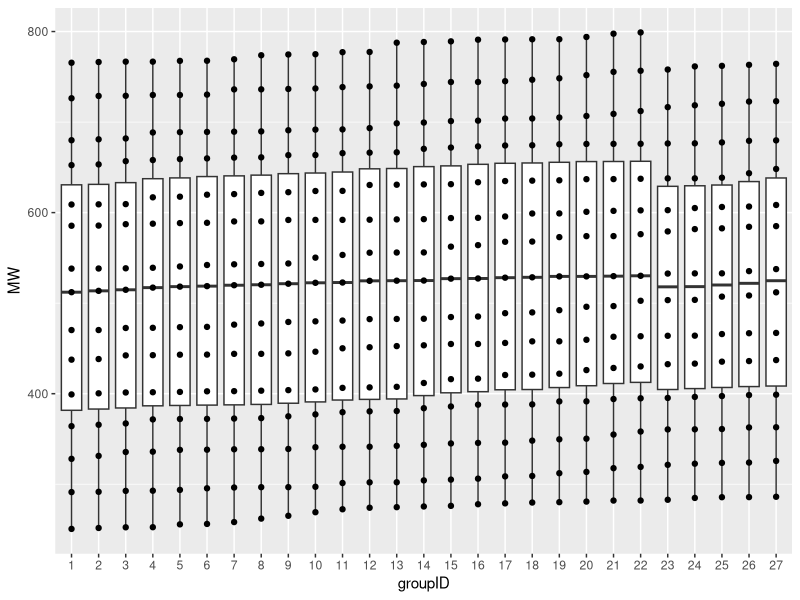

This figure's R source: (Note: this script raises an error after producing the figure.)
library(tidyverse)

df <- read.csv(file = './data/compoundlist.csv')
numInGroup <- 15

# Sort the entire list by MW in ascending order
df <- arrange(df, MW)

# Find the # of groups needed for the sorting
numGroups <- as.integer(ceiling(nrow(df) / numInGroup))
groupCount <- 1

# Initialize groupID column
df$groupID <- as.integer(0)

# Attach the groupID num to each row
for (x in 1:nrow(df)) {
  df$groupID[x] <- groupCount
  groupCount = groupCount + 1
  if (groupCount == numGroups + 1)
    groupCount = 1
}

splitDF <- split(df, df$groupID, drop = true)

df$groupID <- as.factor(df$groupID)
ggplot(df, aes(x = groupID, y = MW)) +
  geom_boxplot() +
  geom_point()

write.csv(splitDF, './splitDF.csv')